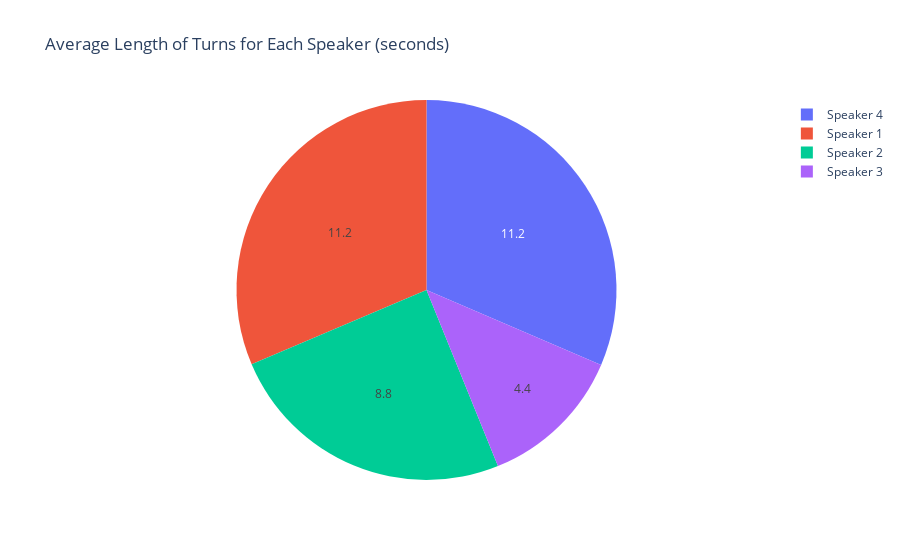

The code cell stored with this chart in its notebook:
### Code cell
# Create the pie chart for average turn length
fig = go.Figure(data=[go.Pie(labels=speaker_avg_turns.index, values=speaker_avg_turns, name="Average Turn Length")])
fig.update_traces(textinfo='value+label', texttemplate='%{value:.1f}')
fig.update_layout(title_text='Average Length of Turns for Each Speaker (seconds)')
fig.show()

### Figure 1 — Plotly figure (JSON) as saved in the notebook; plotly's stock layout.template omitted (floating-point values rounded to 4 significant figures)
{"data": [{"labels": ["Speaker 4", "Speaker 1", "Speaker 2", "Speaker 3"], "name": "Average Turn Length", "textinfo": "value+label", "texttemplate": "%{value:.1f}", "type": "pie", "values": [11.22, 11.2, 8.826, 4.43]}], "layout": {"autosize": true, "title": {"text": "Average Length of Turns for Each Speaker (seconds)"}}}
